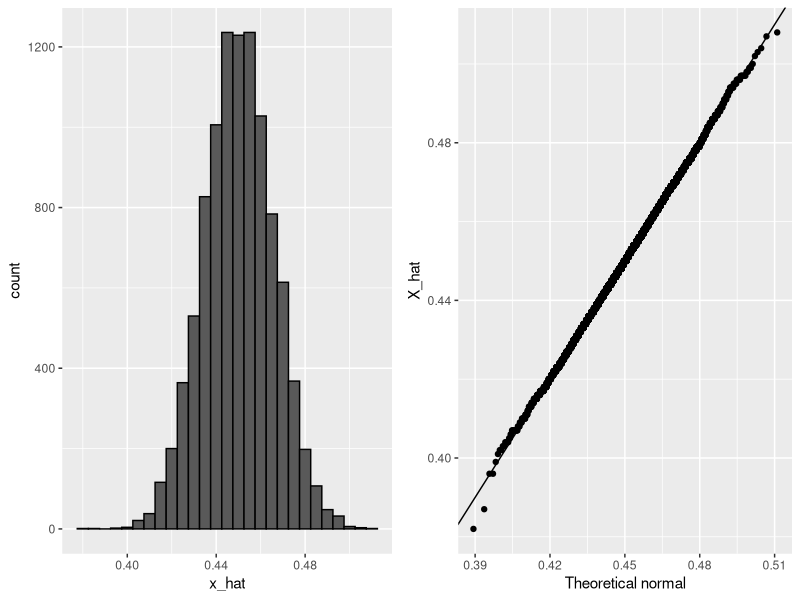

R code for this plot:
# Code: Monte Carlo simulation using a set value of p

p <- 0.45    # unknown p to estimate
N <- 1000

# simulate one poll of size N and determine x_hat
x <- sample(c(0,1), size = N, replace = TRUE, prob = c(1-p, p))
x_hat <- mean(x)
x_hat

# simulate B polls of size N and determine average x_hat
B <- 10000    # number of replicates
N <- 1000    # sample size per replicate
x_hat <- replicate(B, {
  x <- sample(c(0,1), size = N, replace = TRUE, prob = c(1-p, p))
  mean(x)
})

mean(x)

# Code: Histogram and QQ-plot of Monte Carlo results
library(tidyverse)
library(gridExtra)
p1 <- data.frame(x_hat = x_hat) %>%
  ggplot(aes(x_hat)) +
  geom_histogram(binwidth = 0.005, color = "black")
p2 <- data.frame(x_hat = x_hat) %>%
  ggplot(aes(sample = x_hat)) +
  stat_qq(dparams = list(mean = mean(x_hat), sd = sd(x_hat))) +
  geom_abline() +
  ylab("X_hat") +
  xlab("Theoretical normal")
grid.arrange(p1, p2, nrow=1)
